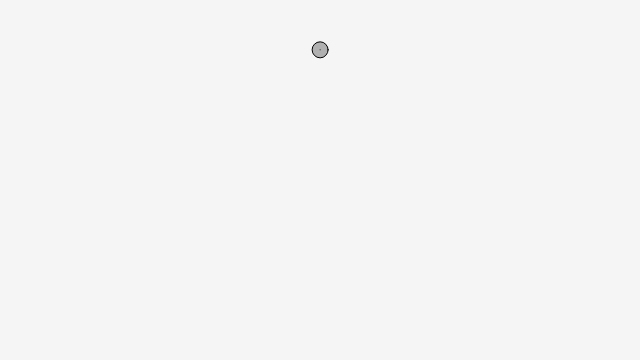
Frame 1 (no input)
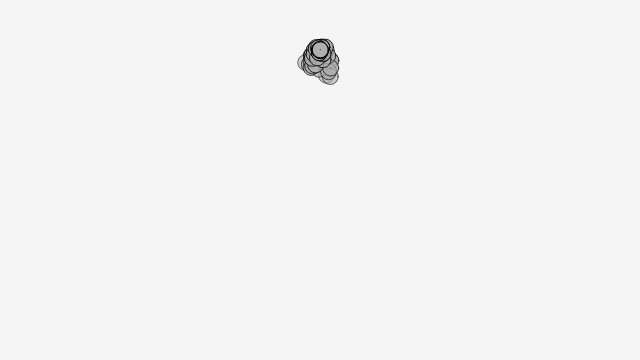
Frame 60 (no input)
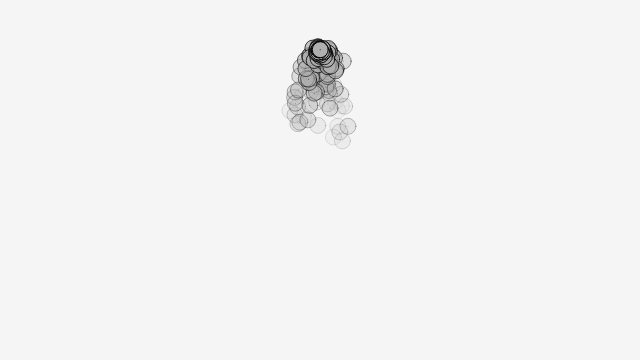
Frame 120 (the mouse pressed at the canvas centre since frame 60)

The p5.js sketch that drew these frames (run headless with seeded random() and noise() and a simulated clock; from frame 60 on, the mouse is pressed at the canvas centre):

// p5.js sketch
// ── sketch.js
/// <reference path="../../p5.global-mode.d.ts" />
class Particle {
    constructor(pos = createVector(width/2,50)) {
        this.position = pos;
        this.velocity = createVector(random(-0.3,0.3),random(-0.3,0.3));
        this.acceleration = createVector(0, 0);
        this.lifespan = 255;
        this.mass = 1;

        this.angle = 0;
        this.aVelocity = 0;
        //this.aAcceleration = 0.1;
    }
    applyForce(f) {
        // F=MA, A=F/M
        let a = p5.Vector.div(f, this.mass);
        this.acceleration.add(a);

        this.aAcceleration = f.copy().normalize().mult(0.001).x;
    }
    update() {
        this.velocity.add(this.acceleration);
        this.position.add(this.velocity);
        this.acceleration.mult(0);

        this.aVelocity += this.aAcceleration;
        this.angle += this.aVelocity;
        this.aAcceleration = 0;

        this.lifespan -= 2.0;
    }
    display() {
        push();
        translate(this.position.x,this.position.y);
        rotate(this.angle);
        stroke(0, this.lifespan);
        fill(175, this.lifespan);
        rectMode(CENTER);
        ellipse(0, 0, 16, 16);
        //rect(0, 0, 18, 18);
        point(0, 0);
        pop();
    }
    run() {
        this.update();
        this.display();
    }
    isDead() { this.lifespan < 0.0; }
}
class ParticleSystem {
    constructor() {
        this.ps = [];
    }
    addParticle() {
        //    ps.push(new Particle(createVector(width/2, 50)));
        this.ps.push(new Particle());
    }
    run() {
        this.ps.forEach((p)=>{
            let v = createVector(0, 0.01);
            p.applyForce(v);
            p.run();
        });
        this.ps.filter(p=>p.isDead()).map(p=>p.remove());
    }
}

let ps;
function setup() {
    createCanvas(640, 360);
    ps = new ParticleSystem();
}
function draw() {
    background(245);
    ps.addParticle();
    ps.run();
    
}
